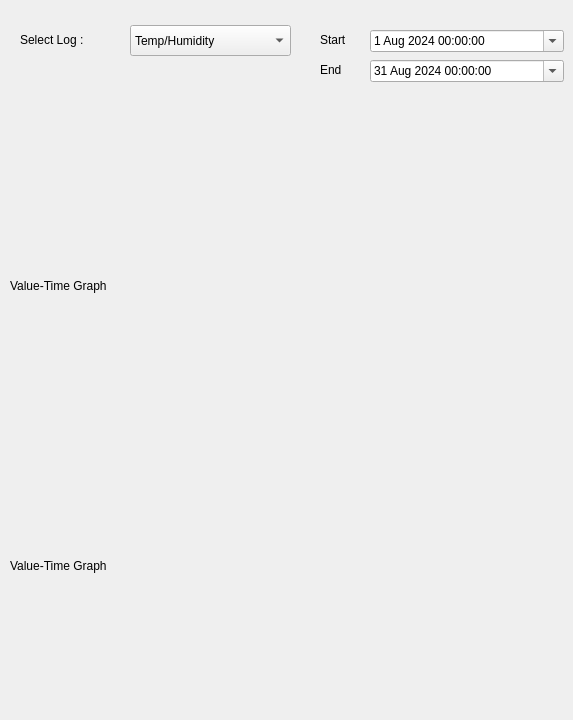
    <widget class="QWidget" name="tab_3">
     <attribute name="title">
      <string>Monitoring</string>
     </attribute>
     <widget class="QLabel" name="MonitoringLabel_Graph1">
      <property name="geometry">
       <rect>
        <x>10</x>
        <y>140</y>
        <width>481</width>
        <height>291</height>
       </rect>
      </property>
      <property name="text">
       <string>Value-Time Graph</string>
      </property>
     </widget>
     <widget class="QComboBox" name="MonitoringCombo_Select">
      <property name="geometry">
       <rect>
        <x>130</x>
        <y>25</y>
        <width>161</width>
        <height>31</height>
       </rect>
      </property>
      <item>
       <property name="text">
        <string>Temp/Humidity</string>
       </property>
      </item>
      <item>
       <property name="text">
        <string>Lux</string>
       </property>
      </item>
      <item>
       <property name="text">
        <string>Electricity</string>
       </property>
      </item>
     </widget>
     <widget class="QLabel" name="label_30">
      <property name="geometry">
       <rect>
        <x>20</x>
        <y>30</y>
        <width>91</width>
        <height>20</height>
       </rect>
      </property>
      <property name="text">
       <string>Select Log :</string>
      </property>
     </widget>
     <widget class="QLabel" name="MonitoringLabel_Graph2">
      <property name="geometry">
       <rect>
        <x>10</x>
        <y>420</y>
        <width>481</width>
        <height>291</height>
       </rect>
      </property>
      <property name="text">
       <string>Value-Time Graph</string>
      </property>
     </widget>
     <widget class="QDateTimeEdit" name="MonitoringDate_End">
      <property name="geometry">
       <rect>
        <x>370</x>
        <y>60</y>
        <width>194</width>
        <height>22</height>
       </rect>
      </property>
      <property name="date">
       <date>
        <year>2024</year>
        <month>8</month>
        <day>31</day>
       </date>
      </property>
      <property name="minimumDate">
       <date>
        <year>2024</year>
        <month>8</month>
        <day>1</day>
       </date>
      </property>
      <property name="calendarPopup">
       <bool>true</bool>
      </property>
     </widget>
     <widget class="QDateTimeEdit" name="MonitoringDate_Start">
      <property name="geometry">
       <rect>
        <x>370</x>
        <y>30</y>
        <width>194</width>
        <height>22</height>
       </rect>
      </property>
      <property name="date">
       <date>
        <year>2024</year>
        <month>8</month>
        <day>1</day>
       </date>
      </property>
      <property name="minimumDate">
       <date>
        <year>2024</year>
        <month>8</month>
        <day>1</day>
       </date>
      </property>
      <property name="calendarPopup">
       <bool>true</bool>
      </property>
     </widget>
     <widget class="QLabel" name="label_36">
      <property name="geometry">
       <rect>
        <x>320</x>
        <y>30</y>
        <width>91</width>
        <height>20</height>
       </rect>
      </property>
      <property name="text">
       <string>Start</string>
      </property>
     </widget>
     <widget class="QLabel" name="label_37">
      <property name="geometry">
       <rect>
        <x>320</x>
        <y>60</y>
        <width>91</width>
        <height>20</height>
       </rect>
      </property>
      <property name="text">
       <string>End</string>
      </property>
     </widget>
    </widget>
